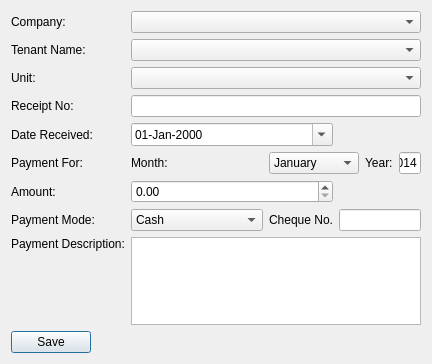
<?xml version="1.0" encoding="UTF-8"?>
<ui version="4.0">
 <class>ReceivePaymentDialog</class>
 <widget class="QDialog" name="ReceivePaymentDialog">
  <property name="geometry">
   <rect>
    <x>0</x>
    <y>0</y>
    <width>418</width>
    <height>364</height>
   </rect>
  </property>
  <property name="windowTitle">
   <string>Receive Payment</string>
  </property>
  <layout class="QVBoxLayout" name="verticalLayout">
   <item>
    <layout class="QGridLayout" name="gridLayout">
     <item row="5" column="4">
      <widget class="QLabel" name="label_9">
       <property name="text">
        <string>Year:</string>
       </property>
      </widget>
     </item>
     <item row="5" column="0">
      <widget class="QLabel" name="label_7">
       <property name="text">
        <string>Payment For:</string>
       </property>
      </widget>
     </item>
     <item row="5" column="5">
      <widget class="QLineEdit" name="txtYear">
       <property name="text">
        <string>2014</string>
       </property>
      </widget>
     </item>
     <item row="2" column="0">
      <widget class="QLabel" name="label_2">
       <property name="text">
        <string>Unit:</string>
       </property>
      </widget>
     </item>
     <item row="1" column="0">
      <widget class="QLabel" name="label">
       <property name="text">
        <string>Tenant Name:</string>
       </property>
      </widget>
     </item>
     <item row="6" column="0">
      <widget class="QLabel" name="label_4">
       <property name="text">
        <string>Amount:</string>
       </property>
      </widget>
     </item>
     <item row="4" column="0">
      <widget class="QLabel" name="label_3">
       <property name="text">
        <string>Date Received:</string>
       </property>
      </widget>
     </item>
     <item row="5" column="1">
      <widget class="QLabel" name="label_8">
       <property name="text">
        <string>Month:</string>
       </property>
      </widget>
     </item>
     <item row="5" column="2" colspan="2">
      <widget class="QComboBox" name="cboMonth">
       <item>
        <property name="text">
         <string>January</string>
        </property>
       </item>
       <item>
        <property name="text">
         <string>February</string>
        </property>
       </item>
       <item>
        <property name="text">
         <string>March</string>
        </property>
       </item>
       <item>
        <property name="text">
         <string>April</string>
        </property>
       </item>
       <item>
        <property name="text">
         <string>May</string>
        </property>
       </item>
       <item>
        <property name="text">
         <string>June</string>
        </property>
       </item>
       <item>
        <property name="text">
         <string>July</string>
        </property>
       </item>
       <item>
        <property name="text">
         <string>August</string>
        </property>
       </item>
       <item>
        <property name="text">
         <string>September</string>
        </property>
       </item>
       <item>
        <property name="text">
         <string>October</string>
        </property>
       </item>
       <item>
        <property name="text">
         <string>November</string>
        </property>
       </item>
       <item>
        <property name="text">
         <string>December</string>
        </property>
       </item>
      </widget>
     </item>
     <item row="4" column="1" colspan="2">
      <widget class="QDateEdit" name="dtpDate">
       <property name="displayFormat">
        <string>dd-MMM-yyyy</string>
       </property>
       <property name="calendarPopup">
        <bool>true</bool>
       </property>
      </widget>
     </item>
     <item row="3" column="0">
      <widget class="QLabel" name="label_5">
       <property name="text">
        <string>Receipt No:</string>
       </property>
      </widget>
     </item>
     <item row="8" column="0">
      <widget class="QLabel" name="label_6">
       <property name="text">
        <string>Payment Description:</string>
       </property>
       <property name="alignment">
        <set>Qt::AlignLeading|Qt::AlignLeft|Qt::AlignTop</set>
       </property>
      </widget>
     </item>
     <item row="2" column="1" colspan="5">
      <widget class="QComboBox" name="cboUnit"/>
     </item>
     <item row="3" column="1" colspan="5">
      <widget class="QLineEdit" name="txtReceiptNo"/>
     </item>
     <item row="8" column="1" colspan="5">
      <widget class="QPlainTextEdit" name="txtDescription"/>
     </item>
     <item row="1" column="1" colspan="5">
      <widget class="QComboBox" name="cboTenant"/>
     </item>
     <item row="6" column="1" colspan="2">
      <widget class="QDoubleSpinBox" name="spinAmount">
       <property name="maximum">
        <double>999999.000000000000000</double>
       </property>
      </widget>
     </item>
     <item row="7" column="2">
      <widget class="QLabel" name="label_11">
       <property name="text">
        <string>Cheque No.</string>
       </property>
      </widget>
     </item>
     <item row="7" column="0">
      <widget class="QLabel" name="label_10">
       <property name="text">
        <string>Payment Mode:</string>
       </property>
      </widget>
     </item>
     <item row="7" column="3" colspan="3">
      <widget class="QLineEdit" name="txtChequeNo"/>
     </item>
     <item row="7" column="1">
      <widget class="QComboBox" name="cboPaymentMode">
       <item>
        <property name="text">
         <string>Cash</string>
        </property>
       </item>
       <item>
        <property name="text">
         <string>Cheque</string>
        </property>
       </item>
       <item>
        <property name="text">
         <string>Mobile Payment</string>
        </property>
       </item>
       <item>
        <property name="text">
         <string>Credit Card</string>
        </property>
       </item>
       <item>
        <property name="text">
         <string>Electronic Transfer</string>
        </property>
       </item>
      </widget>
     </item>
     <item row="0" column="0">
      <widget class="QLabel" name="label_12">
       <property name="text">
        <string>Company:</string>
       </property>
      </widget>
     </item>
     <item row="0" column="1" colspan="5">
      <widget class="QComboBox" name="cboCompany"/>
     </item>
    </layout>
   </item>
   <item>
    <layout class="QHBoxLayout" name="horizontalLayout">
     <item>
      <widget class="QPushButton" name="cmdSave">
       <property name="text">
        <string>Save</string>
       </property>
      </widget>
     </item>
     <item>
      <spacer name="horizontalSpacer">
       <property name="orientation">
        <enum>Qt::Horizontal</enum>
       </property>
       <property name="sizeHint" stdset="0">
        <size>
         <width>40</width>
         <height>20</height>
        </size>
       </property>
      </spacer>
     </item>
    </layout>
   </item>
  </layout>
 </widget>
 <tabstops>
  <tabstop>cboCompany</tabstop>
  <tabstop>cboTenant</tabstop>
  <tabstop>cboUnit</tabstop>
  <tabstop>txtReceiptNo</tabstop>
  <tabstop>dtpDate</tabstop>
  <tabstop>cboMonth</tabstop>
  <tabstop>txtYear</tabstop>
  <tabstop>spinAmount</tabstop>
  <tabstop>cboPaymentMode</tabstop>
  <tabstop>txtChequeNo</tabstop>
  <tabstop>txtDescription</tabstop>
  <tabstop>cmdSave</tabstop>
 </tabstops>
 <resources/>
 <connections/>
</ui>
